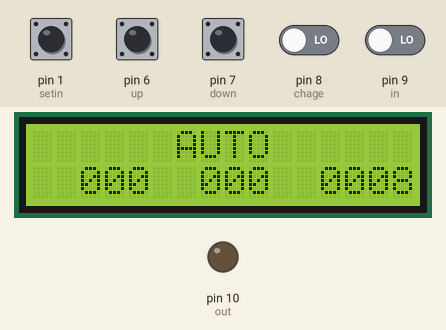
The sketch below on a simulated Arduino Uno, built with avr-gcc and run on an emulated ATmega328P. Shown: 16×2 character LCD, output pins drawn as LEDs (lit = HIGH). The inputs (shaded band) are chosen by the test bench; at power-on: pin 1 (setin), pin 6 (up), pin 7 (down), pin 8 (chage), pin 9 (in) LOW. EEPROM starts erased.

Above: at 1.2 s.
1.3 s: pin 8 (chage) driven HIGH
At 1.8 s:
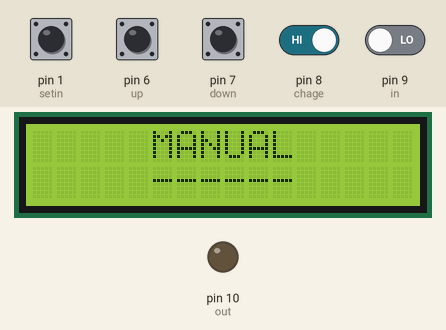
4.3 s: pin 1 (setin) pulled HIGH for 1 s
At 6.0 s:
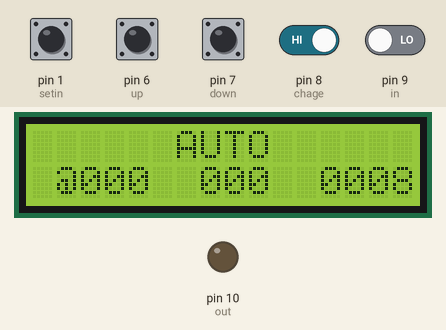
6.8 s: pin 6 (up) pulled HIGH for 1 s
At 8.6 s:
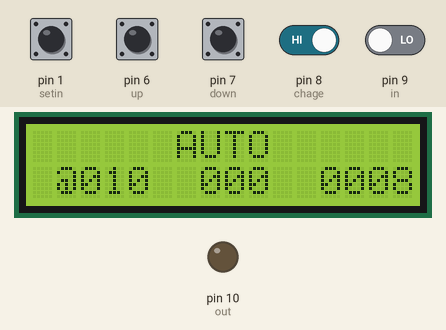
9.3 s: pin 1 (setin) pulled HIGH for 0.15 s
At 10.2 s:
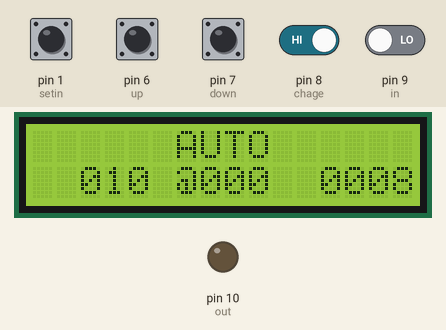
10.9 s: pin 6 (up) pulled HIGH for 0.15 s
At 12.1 s:
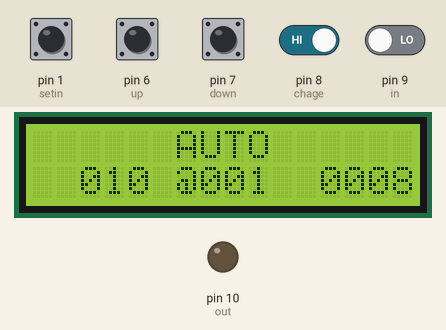
Timing chart, 0 to 13.5 s (numbered marks = the images above; inputs shaded):
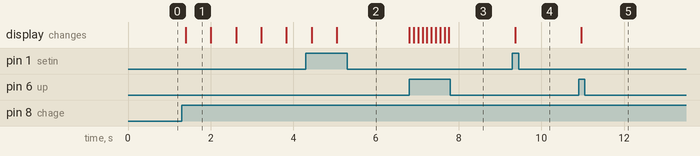

The sketch:

MashWelder.ino
```cpp
#include<EEPROM.h>
#include<LiquidCrystal.h>

LiquidCrystal LCD(12, 11, 5, 4, 3, 2); // RS E D4 D5 D6 D7
int up = 6; //向上
int down = 7; //向下
int chage = 8; //模式切换
int in = 9; //控制开关
int out = 10; //输出
int setin = 1;

int mode = 0;
int times = 1;
int set = 2;
int before = 3;
int middle = 4;


int _times = 0;
void setup() {
  // put your setup code here, to run once:
  LCD.begin(16, 2);
  pinMode(1, INPUT);
  for (int i = 6; i <= 9; i++)
  {
    pinMode(i, INPUT);
  }

  pinMode(10, OUTPUT);

  if (EEPROM.read(before) > 200)
  {
    EEPROM.write(before, 0);
  }

  if (EEPROM.read(middle) > 200)
  {
    EEPROM.write(middle, 0);
  }

  EEPROM.write(set, 0);

  if (EEPROM.read(mode) > 1)
  {
    EEPROM.write(mode, 0);
  }
  if (EEPROM.read(times) > 250 || EEPROM.read(times) < 1)
  {
    EEPROM.write(times, 1);
  }
  LCD.clear();
  displayMode();
  _times = EEPROM.read(times) * 8;
  digitalWrite(out, LOW);
}

void loop() {
  // put your main code here, to run repeatedly:
  delay(100);
  if (digitalRead(in) == HIGH && EEPROM.read(set) == 0)
  {

    if (EEPROM.read(mode) == 0)
    {
      digitalWrite(out, HIGH);
      delay(EEPROM.read(before));
      digitalWrite(out, LOW);
      delay(EEPROM.read(middle));
      digitalWrite(out, HIGH);
      delay(EEPROM.read(times) * 8);
      digitalWrite(out, LOW);
      while(digitalRead(in) == HIGH)
      {
        delay(4);
      }
      delay(500);
    }
    else
    {
      while (digitalRead(in) == HIGH)
      {
        digitalWrite(out, HIGH);
        delay(4);
      }
      digitalWrite(out, LOW);
      delay(500);
    }
  }

  else if (digitalRead(setin) == HIGH && EEPROM.read(mode) == 0)
  {
    EEPROM.write(set, EEPROM.read(set) + 1);
    if (EEPROM.read(set) > 3)
    {
      EEPROM.write(set, 0);
    }
    int reads = EEPROM.read(set);
    if (reads == 0)
      {
        LCD.setCursor(1,1);
        LCD.print(" ");
        LCD.setCursor(6,1);
        LCD.print(" ");
        LCD.setCursor(11,1);
        LCD.print(" ");
      }
      else if (reads == 1)
      {
        LCD.setCursor(1,1);
        LCD.print("@");
        LCD.setCursor(6,1);
        LCD.print(" ");
        LCD.setCursor(11,1);
        LCD.print(" ");
      }
       else if (reads == 2)
      {
        LCD.setCursor(1,1);
        LCD.print(" ");
        LCD.setCursor(6,1);
        LCD.print("@");
        LCD.setCursor(11,1);
        LCD.print(" ");
      }
      else if (reads == 3)
      {
        LCD.setCursor(1,1);
        LCD.print(" ");
        LCD.setCursor(6,1);
        LCD.print(" ");
        LCD.setCursor(11,1);
        LCD.print("@");
      }

    while (digitalRead(setin) == HIGH)
    {
      delay(4);
    }
  }

  else if (digitalRead(up) == HIGH && EEPROM.read(mode) == 0)
  {
    if (EEPROM.read(set) == 1)
    {
      if (EEPROM.read(before) < 200)
      {
        EEPROM.write(before, EEPROM.read(before) + 1);
      }
      displayTimes();
    }
    if (EEPROM.read(set) == 2)
    {
      if (EEPROM.read(middle) < 200)
      {
        EEPROM.write(middle, EEPROM.read(middle) + 1);
      }
      displayTimes();
    }
    if (EEPROM.read(set) == 3)
    {
      if (EEPROM.read(times) < 250)
      {
        EEPROM.write(times, EEPROM.read(times) + 1);
      }
      displayTimes();
    }

  }
  else if (digitalRead(down) == HIGH && EEPROM.read(mode) == 0)
  {
    if (EEPROM.read(set) == 1)
    {
      if (EEPROM.read(before) > 0)
      {
        EEPROM.write(before, EEPROM.read(before) - 1);
      }
      displayTimes();
    }
    if (EEPROM.read(set) == 2)
    {
      if (EEPROM.read(middle) > 0)
      {
        EEPROM.write(middle, EEPROM.read(middle) - 1);
      }
      displayTimes();
    }
    if (EEPROM.read(set) == 3)
    {
      if (EEPROM.read(times) > 0)
      {
        EEPROM.write(times, EEPROM.read(times) - 1);
      }
      displayTimes();
    }
  }
  else if (digitalRead(chage) == HIGH && EEPROM.read(set) == 0)
  {
    bool _mode = EEPROM.read(mode) % 2;
    _mode = !_mode;
    EEPROM.write(mode, _mode);
    displayMode();
    delay(500);
  }
}

void displayMode(){
  LCD.setCursor(0,0);
  if (EEPROM.read(mode) == 0)
  {
    LCD.print("      AUTO      ");
    LCD.setCursor(0,1);
    LCD.print("                ");
    displayTimes();
  }
  else
  {
    LCD.print("     MANUAL     ");
    dosplayNoTimes();
  }
}

void displayTimes(){

  _times = EEPROM.read(times) * 8;
  LCD.setCursor(2,1);
  LCD.print((EEPROM.read(before) / 100) % 10, DEC);
  LCD.setCursor(3,1);
  LCD.print((EEPROM.read(before) / 10) % 10, DEC);
  LCD.setCursor(4,1);
  LCD.print(EEPROM.read(before) % 10, DEC);

  LCD.setCursor(7,1);
  LCD.print((EEPROM.read(middle) / 100) % 10, DEC);
  LCD.setCursor(8,1);
  LCD.print((EEPROM.read(middle) / 10) % 10, DEC);
  LCD.setCursor(9,1);
  LCD.print(EEPROM.read(middle) % 10, DEC);

  LCD.setCursor(12,1);
  LCD.print((_times / 1000) % 10, DEC);
  LCD.setCursor(13,1);
  LCD.print((_times / 100) % 10, DEC);
  LCD.setCursor(14,1);
  LCD.print((_times / 10) % 10, DEC);
  LCD.setCursor(15,1);
  LCD.print(_times % 10, DEC);
}

void dosplayNoTimes(){
  LCD.setCursor(0,1);
  LCD.print("     ------     ");
}
```

Measured:
- after the input at 1.3 s, the display: changes after 0.10 s (image 1)
- after the input at 4.3 s, the display: first differs from a run without the input after 0.75 s (image 2)
- after the input at 6.8 s, the display: first changes at once (image 3 shows a later state)
- after the input at 9.3 s, the display: changes after 0.07 s (image 4)
- after the input at 10.9 s, the display: changes after 0.06 s (image 5)
- what the display in image 1 shows lasts 0.6 s, from 1.4 s to 2.0 s
